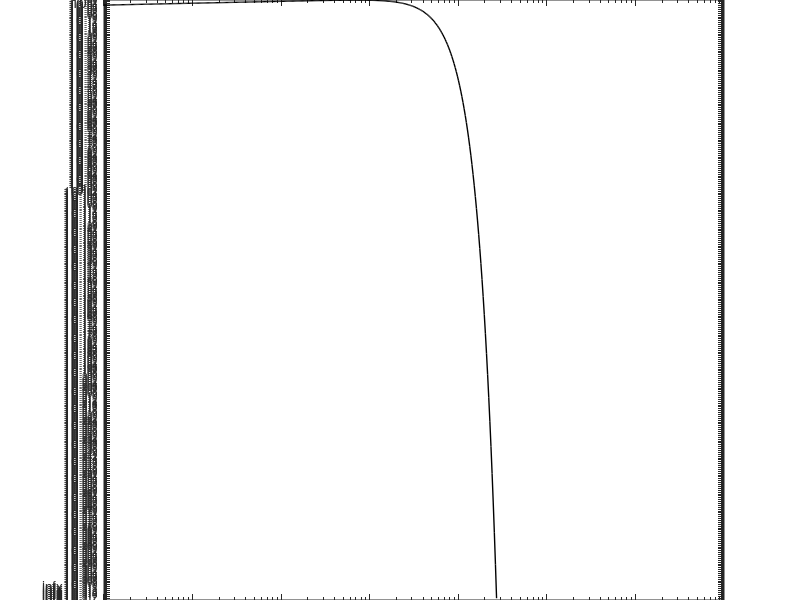

Write the MATLAB code that produced this figure. (Note: this script raises an error after producing the figure.)
% 2016 08 09  Compare results for phasor summation for mixed assemblages

%addpath '/mnt/storage/modeling_code_current/'
%addpath '/mnt/storage/analysis_code_current/'
addpath '~/wjl/misc_matlab_code/saveSameSize'

base_path = '~/wjl/echo_stat_figs';

% Make save path
str = strsplit(mfilename('fullpath'),'/');
str = str{end};
save_path = fullfile(base_path,str);
if ~exist(save_path,'dir')
    mkdir(save_path);
end

% Set param
set_all = [1,2];
ka_all = [5,8,14];
M = 20;
Ns_all = [1,10,50];
Nw = 100;
pingnum_str_all = {'1e5','1e6','1e7'};

npt = 120;  % number of points for pe kde estimation


% Set simulated data path
simu_path = 'simulation_mixed_assem_loop_20160809_set1';

% Plot and cmp
for iS=1:length(pingnum_str_all)
for iKA=1:length(ka_all)
for iNs=1:length(Ns_all)

    pingnum_str = pingnum_str_all{iS};
    pingnum = eval(pingnum_str);
    save_fname = sprintf('%s_Ns%02d_ka%02dpi_smplN%s',str,Ns_all(iNs), ...
                         ka_all(iKA),pingnum_str);

    fig = figure;
    xr = logspace(-3,log10(2000),500);  % standard
    rayl = raylpdf(xr,1/sqrt(2));
    loglog(xr,rayl,'k','linewidth',1);
    hold on
    
    for iSet=1:length(set_all)
        simu_path = sprintf('simulation_mixed_assem_loop_20160809_set%d',set_all(iSet));
        simu_file = sprintf('pnum_%s_ka%dpi_M%d_Nw%d_Ns%d.mat',...
                            pingnum_str,ka_all(iKA),M,Nw,Ns_all(iNs));
        E = load(fullfile(base_path,simu_path,simu_file));
        %[x,p_x] = findEchoDist(E.env/sqrt(mean(E.env.^2)),npt);
        [p_x,x] = findEchoDist_kde(E.env/sqrt(mean(E.env.^2)),npt);
        loglog(x,p_x,'linewidth',1);
    end
    
    xlabel('Normalized echo amplitude','fontsize',16);
    ylabel('PDF');
    title(sprintf('ka=%dpi, Ns=%d, smplN=%s',...
                  ka_all(iKA),Ns_all(iNs),pingnum_str),'fontsize',18);
    ll = legend('Rayleigh','set 1','set 2','fontsize',16);
    set(ll,'fontsize',16)
    set(gca,'fontsize',14);
    xlim([1e-3 1e2]);
    ylim([1e-6 1e3]);

    saveas(fig,[fullfile(save_path,save_fname),'.fig'],'fig');
    saveSameSize_100(fig,'file',[fullfile(save_path,save_fname),'.png'],...  
                     'format','png');

end
end
end

